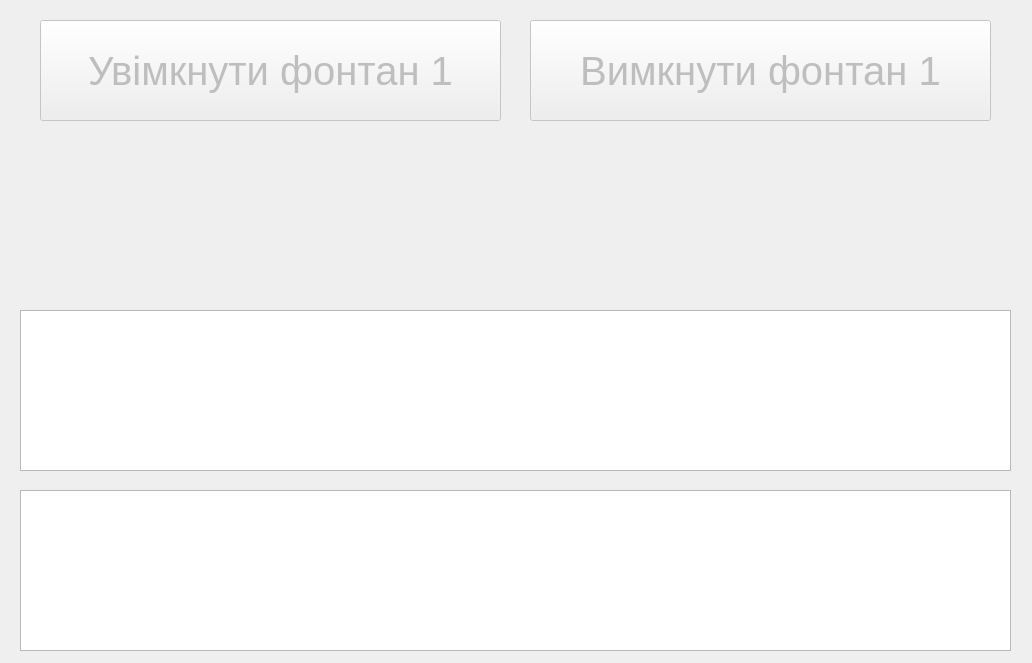
<?xml version="1.0" encoding="UTF-8"?>
<ui version="4.0">
 <class>MainWindow</class>
 <widget class="QMainWindow" name="MainWindow">
  <property name="geometry">
   <rect>
    <x>0</x>
    <y>0</y>
    <width>1032</width>
    <height>663</height>
   </rect>
  </property>
  <property name="sizePolicy">
   <sizepolicy hsizetype="Fixed" vsizetype="Fixed">
    <horstretch>0</horstretch>
    <verstretch>0</verstretch>
   </sizepolicy>
  </property>
  <property name="minimumSize">
   <size>
    <width>1032</width>
    <height>663</height>
   </size>
  </property>
  <property name="maximumSize">
   <size>
    <width>1032</width>
    <height>663</height>
   </size>
  </property>
  <property name="font">
   <font>
    <pointsize>30</pointsize>
   </font>
  </property>
  <property name="windowTitle">
   <string>FountainControl</string>
  </property>
  <widget class="QWidget" name="centralWidget">
   <widget class="QPushButton" name="turnOnFountain1">
    <property name="enabled">
     <bool>false</bool>
    </property>
    <property name="geometry">
     <rect>
      <x>40</x>
      <y>20</y>
      <width>461</width>
      <height>101</height>
     </rect>
    </property>
    <property name="text">
     <string>Увімкнути фонтан 1</string>
    </property>
   </widget>
   <widget class="QPushButton" name="turnOffFountain1">
    <property name="enabled">
     <bool>false</bool>
    </property>
    <property name="geometry">
     <rect>
      <x>530</x>
      <y>20</y>
      <width>461</width>
      <height>101</height>
     </rect>
    </property>
    <property name="text">
     <string>Вимкнути фонтан 1</string>
    </property>
   </widget>
   <widget class="QTextEdit" name="log">
    <property name="geometry">
     <rect>
      <x>20</x>
      <y>490</y>
      <width>991</width>
      <height>161</height>
     </rect>
    </property>
    <property name="readOnly">
     <bool>true</bool>
    </property>
   </widget>
   <widget class="QTextEdit" name="state">
    <property name="geometry">
     <rect>
      <x>20</x>
      <y>310</y>
      <width>991</width>
      <height>161</height>
     </rect>
    </property>
    <property name="readOnly">
     <bool>true</bool>
    </property>
   </widget>
  </widget>
 </widget>
 <layoutdefault spacing="6" margin="11"/>
 <resources/>
 <connections/>
</ui>
